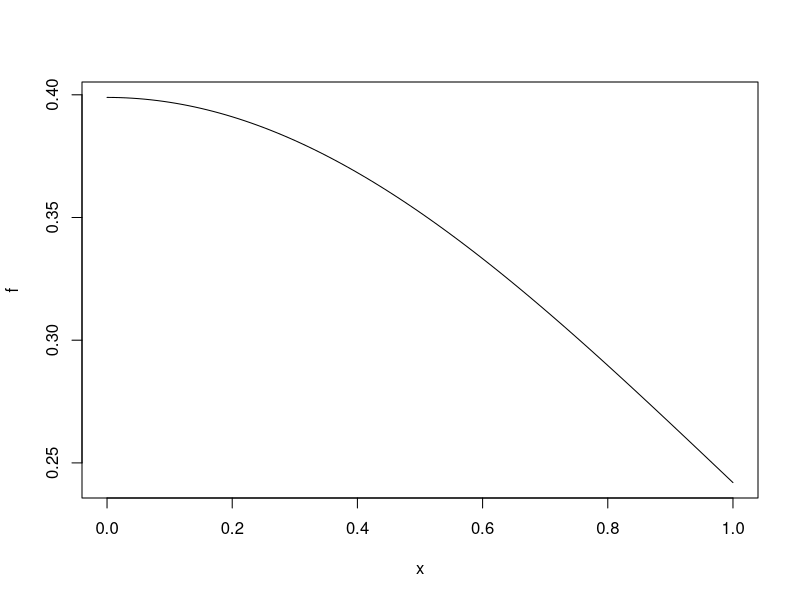
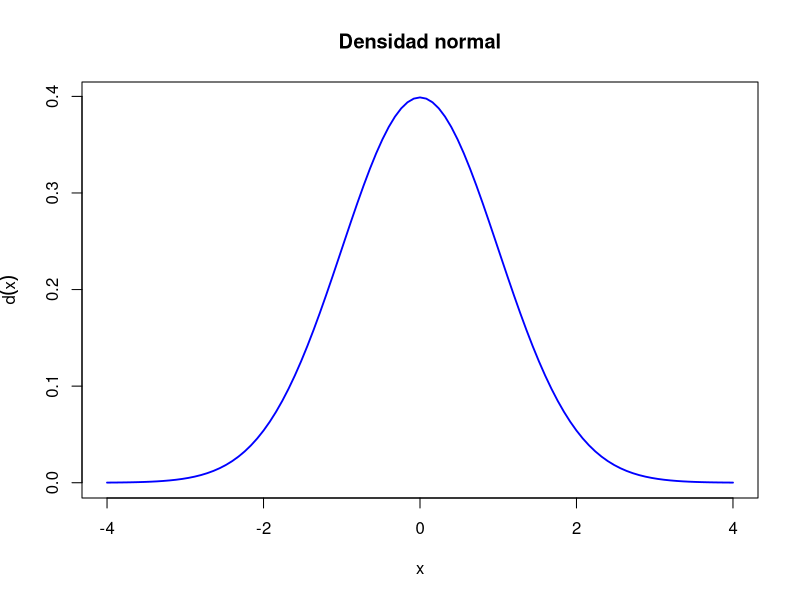
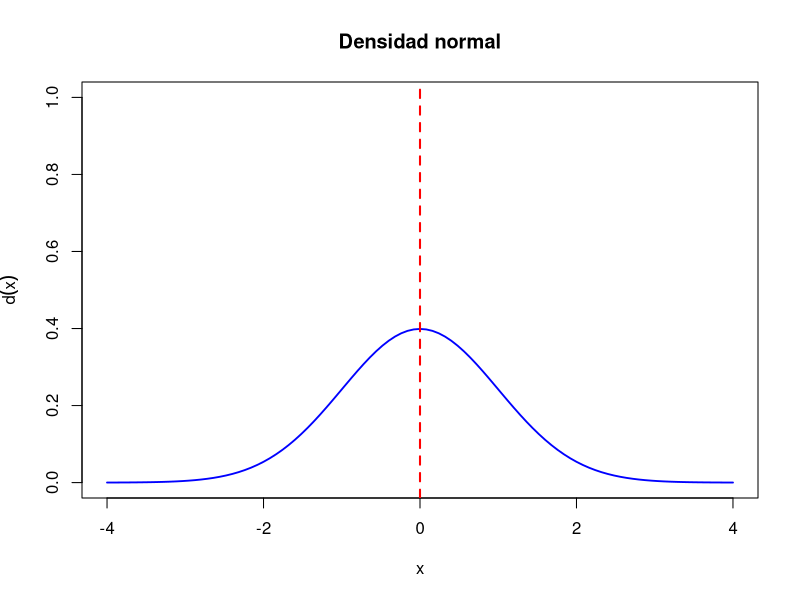
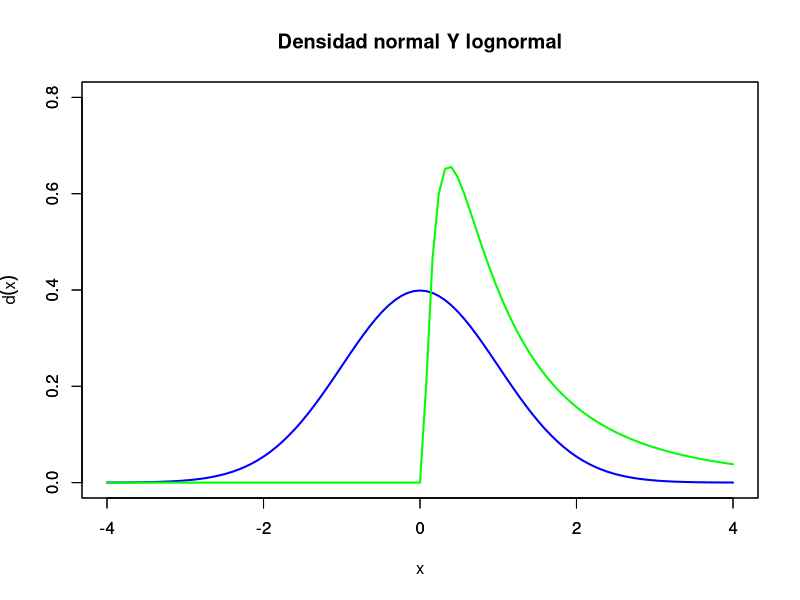
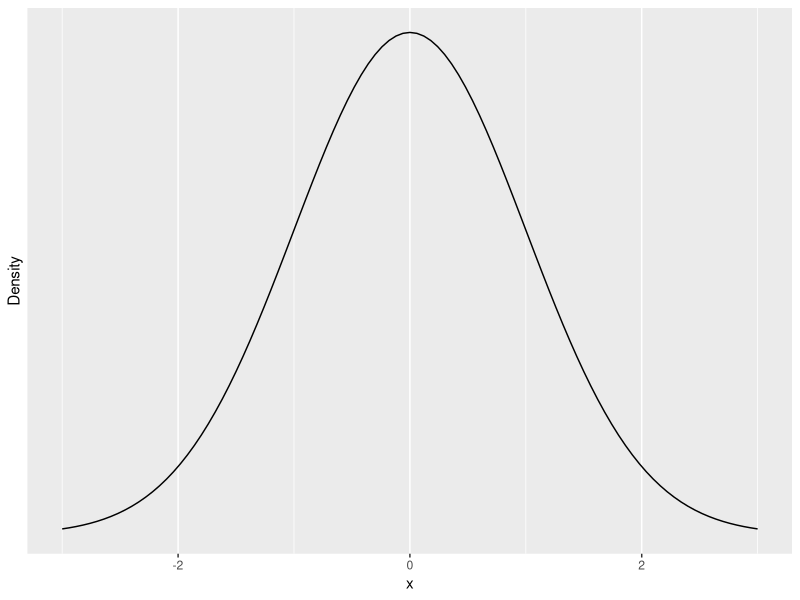

These charts were generated, in order, by the following R code:
# GRAFICAS

f <- function(x){
  return (dnorm(x, 0, 1))
}
dist <- function(x){
  return (pnorm(x, 0, 1))
}
g <- function(x){
  return (dlnorm(x, 0, 1))
}

# Graficas default de R --------------------------------------------

# Op 1
plot(f)

# Op 2
plot(f, # funcion
     from = -4, # limite izquierdo eje x
     to = 4, # limite derecho eje x
     lwd = 1.8, # grosor
     col = 'blue', #color
     main = 'Densidad normal', # titulo
     ylab = expression(d(x)), # etiqueta eje y
     xlab = expression(x)) # etiqueta eje x

# Op 3
plot(f, # funcion
     ylim = c(0, 1), # Eje Y desde 0 hasta 1
     xlim = c(-4, 4), # Eje X desde -4 hasta 4
     lwd = 1.8, # grosor
     col = 'blue', #color
     main = 'Densidad normal', # titulo
     ylab = expression(d(x)), # etiqueta eje y
     xlab = expression(x)) # etiqueta eje x
abline(v = 0, col = "red", lwd = 2, lty = 2)

# Encimar graficas
plot(f, # funcion
     ylim = c(0, 0.8), # Eje Y desde 0 hasta 1
     xlim = c(-4, 4), # Eje X desde -4 hasta 4
     lwd = 2, # grosor
     col = 'blue', #color
     main = 'Densidad normal Y lognormal', # titulo
     ylab = expression(d(x)), # etiqueta eje y
     xlab = expression(x)) # etiqueta eje x
par(new=TRUE)
plot(g, # funcion
     ylim = c(0, 0.8), # Eje Y desde 0 hasta 1
     xlim = c(-4, 4), # Eje X desde -4 hasta 4
     lwd = 2, # grosor
     col = 'green', #color
     main = '', # titulo
     ylab = '', # etiqueta eje y
     xlab = '') # etiqueta eje x

# Para ver mas, checar en el siguiente link: https://r-coder.com/plot-en-r/


# Graficas ggplot2
#install.packages(ggplot2)
library(ggplot2)


p1 <- ggplot(data = data.frame(x = c(-3, 3)), aes(x)) +
  stat_function(fun = dnorm, n = 101, args = list(mean = 0, sd = 1)) + ylab("Density") +
  scale_y_continuous(breaks = NULL)
p1

